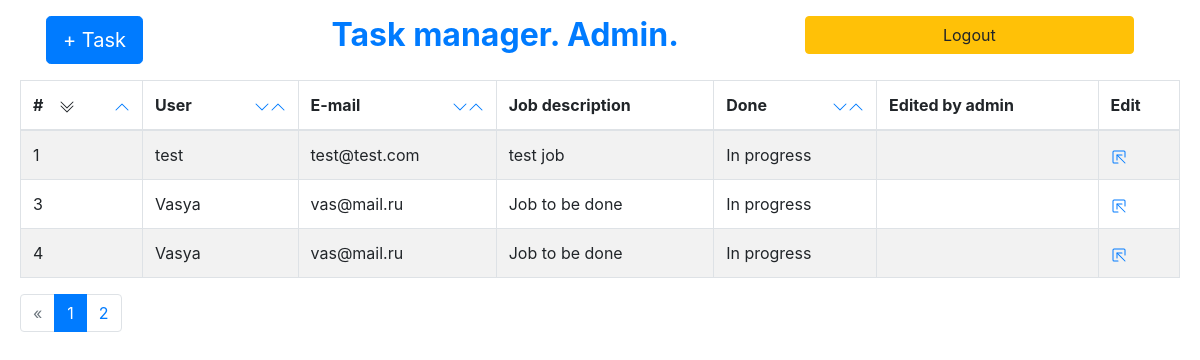
The page / (signed in) on the database its author committed.
### tables this page shows
CREATE TABLE `tasks` (
  `id` int(11) UNSIGNED NOT NULL,
  `username` varchar(128) NOT NULL,
  `email` varchar(128) NOT NULL,
  `description` text NOT NULL,
  `is_completed` tinyint(1) UNSIGNED ZEROFILL NOT NULL,
  `edited` tinyint(3) UNSIGNED NOT NULL
);

### controller/task_controller.php (called while the page is built, shortened)
<?php
class Taskcontroller extends Controller
{
    private $role;
    function __construct()
    {
        $u = (int) System::get_user()->role;
        $this->role = $u;
    }
    public function task_list($page=1,$param='id-asc')
    {
        $task = new Task();
        $maxlines = $task->maxlines();
        $max_pages = (int) ceil ($maxlines/MAX_TASKS_IN_VIEW);
        $lines = $task->list($page,$param);
        if ($this->role != User::ROLE_ADMIN) {
            return $this->render('task/list', array('lines' => $lines, 'pages' => $max_pages, 'page' => $page, 'param' => $param));
        }
        else
        {
            return $this->render('task/list_adm', array('lines' => $lines, 'pages' => $max_pages, 'page' => $page, 'param' => $param));
        }
    }
}

### helper/functions.php (called while the page is built, shortened)
<?php
function class_autoloader($classname)
{
    $class_string = mb_substr($classname,0,mb_strlen($classname,'utf-8')-10, 'utf-8');
    $name = preg_replace('/([a-z])([A-Z])/', '$1_$2', $class_string);
    $file_name = "controller/".mb_strtolower($name,'utf-8').'_controller.php';
    if ( mb_substr($classname,-10,NULL, 'utf-8') === 'controller' )
    {
        if (file_exists($file_name))
        {
            require_once $file_name;
        }
        else
        {
            e404("Мы не нашли файл {$file_name}");
        }
    }
    else {
        $maybemodel = 'model/'.mb_strtolower($classname,'utf-8'). '_model.php';
    }
}

### model/task_model.php (called while the page is built, shortened)
<?php
class Task extends Model
{
    public function list ($page,$param)
    {
        $start = ($page-1)*MAX_TASKS_IN_VIEW;
        $end = MAX_TASKS_IN_VIEW;
        $pie = explode('-',$param);
        if (($pie[0] == 'id' || $pie[0] == 'username' || $pie[0] == 'email' || $pie[0] == 'is_completed') && ($pie[1] == 'asc' || $pie[1] == 'desc') )
        {
            $query = ($pie[1] == 'asc') ? "SELECT * FROM `tasks` ORDER BY $pie[0] ASC LIMIT $start,$end" : "SELECT * FROM `tasks` ORDER BY $pie[0] DESC LIMIT $start,$end";
            $send = mysqli_query(self::get_db(), $query);
            $all = mysqli_fetch_all($send, MYSQLI_ASSOC);
        }
        else return false;
        return $all;
    }
}

### system/model.class.php (called while the page is built, shortened)
<?php
class Model
{
    public static $db = NULL;
    public static function get_db()
    {
        if (self::$db == NULL) {
            $link = mysqli_connect(MYSQL_SERVER, MYSQL_USER, MYSQL_PASS_WORD, MYSQL_DB)
            or e404('Error: ' . mysqli_error($link));
            self::$db = $link;
        }
        return self::$db;
    }
}

### template/task/list_adm.php (the view, shortened to what this page needs)
<?php
$decade = (int) floor ($page/10);
$pie = explode('-',$param);
?>
<table class="table table-striped table-bordered">
    <thead>
        <tr>
            <th>#&nbsp;&nbsp;&nbsp;
                <?php if($pie[0] == 'id' && $pie[1] == 'asc'):?>
                    <a class="float-right" href="/task/list/1/id-desc">
                        <svg class="bi bi-chevron-up" width="1em" height="1em" viewBox="0 0 16 16" fill="currentColor" xmlns="http://www.w3.org/2000/svg">
                            <path fill-rule="evenodd" d="M7.646 4.646a.5.5 0 01.708 0l6 6a.5.5 0 01-.708.708L8 5.707l-5.646 5.647a.5.5 0 01-.708-.708l6-6z" clip-rule="evenodd"/>
                        </svg>
                    </a>
                <? endif;?>
            </th>
            <th>User&nbsp;&nbsp;&nbsp;
                <?php if($pie[0] == 'username' && $pie[1] == 'asc'):?>
                    <svg class="bi bi-chevron-double-down" width="1em" height="1em" viewBox="0 0 16 16" fill="currentColor" xmlns="http://www.w3.org/2000/svg">
                        <path fill-rule="evenodd" d="M1.646 6.646a.5.5 0 01.708 0L8 12.293l5.646-5.647a.5.5 0 01.708.708l-6 6a.5.5 0 01-.708 0l-6-6a.5.5 0 010-.708z" clip-rule="evenodd"/>
                        <path fill-rule="evenodd" d="M1.646 2.646a.5.5 0 01.708 0L8 8.293l5.646-5.647a.5.5 0 01.708.708l-6 6a.5.5 0 01-.708 0l-6-6a.5.5 0 010-.708z" clip-rule="evenodd"/>
                    </svg>
                    <a class="float-right" href="/task/list/1/username-desc">
                        <svg class="bi bi-chevron-up" width="1em" height="1em" viewBox="0 0 16 16" fill="currentColor" xmlns="http://www.w3.org/2000/svg">
                            <path fill-rule="evenodd" d="M7.646 4.646a.5.5 0 01.708 0l6 6a.5.5 0 01-.708.708L8 5.707l-5.646 5.647a.5.5 0 01-.708-.708l6-6z" clip-rule="evenodd"/>
                        </svg>
                    </a>
                <?php else :?>
                    <a class="float-right" href="/task/list/1/username-desc">
                        <svg class="bi bi-chevron-up" width="1em" height="1em" viewBox="0 0 16 16" fill="currentColor" xmlns="http://www.w3.org/2000/svg">
                            <path fill-rule="evenodd" d="M7.646 4.646a.5.5 0 01.708 0l6 6a.5.5 0 01-.708.708L8 5.707l-5.646 5.647a.5.5 0 01-.708-.708l6-6z" clip-rule="evenodd"/>
                        </svg>
                    </a>
                    <a class="float-right" href="/task/list/1/username-asc">
                        <svg class="bi bi-chevron-down" width="1em" height="1em" viewBox="0 0 16 16" fill="currentColor" xmlns="http://www.w3.org/2000/svg">
                            <path fill-rule="evenodd" d="M1.646 4.646a.5.5 0 01.708 0L8 10.293l5.646-5.647a.5.5 0 01.708.708l-6 6a.5.5 0 01-.708 0l-6-6a.5.5 0 010-.708z" clip-rule="evenodd"/>
                        </svg>
                    </a>
                <?php endif;?>
            </th>
            <th>E-mail&nbsp;&nbsp;&nbsp;&nbsp;
                <?php if($pie[0] == 'email' && $pie[1] == 'asc'):?>
                    <svg class="bi bi-chevron-double-down" width="1em" height="1em" viewBox="0 0 16 16" fill="currentColor" xmlns="http://www.w3.org/2000/svg">
                        <path fill-rule="evenodd" d="M1.646 6.646a.5.5 0 01.708 0L8 12.293l5.646-5.647a.5.5 0 01.708.708l-6 6a.5.5 0 01-.708 0l-6-6a.5.5 0 010-.708z" clip-rule="evenodd"/>
                        <path fill-rule="evenodd" d="M1.646 2.646a.5.5 0 01.708 0L8 8.293l5.646-5.647a.5.5 0 01.708.708l-6 6a.5.5 0 01-.708 0l-6-6a.5.5 0 010-.708z" clip-rule="evenodd"/>
                    </svg>
                    <a class="float-right" href="/task/list/1/email-desc">
                        <svg class="bi bi-chevron-up" width="1em" height="1em" viewBox="0 0 16 16" fill="currentColor" xmlns="http://www.w3.org/2000/svg">
                            <path fill-rule="evenodd" d="M7.646 4.646a.5.5 0 01.708 0l6 6a.5.5 0 01-.708.708L8 5.707l-5.646 5.647a.5.5 0 01-.708-.708l6-6z" clip-rule="evenodd"/>
                        </svg>
                    </a>
                <?php else :?>
                    <a class="float-right" href="/task/list/1/email-desc">
                        <svg class="bi bi-chevron-up" width="1em" height="1em" viewBox="0 0 16 16" fill="currentColor" xmlns="http://www.w3.org/2000/svg">
                            <path fill-rule="evenodd" d="M7.646 4.646a.5.5 0 01.708 0l6 6a.5.5 0 01-.708.708L8 5.707l-5.646 5.647a.5.5 0 01-.708-.708l6-6z" clip-rule="evenodd"/>
                        </svg>
                    </a>
                    <a class="float-right" href="/task/list/1/email-asc">
                        <svg class="bi bi-chevron-down" width="1em" height="1em" viewBox="0 0 16 16" fill="currentColor" xmlns="http://www.w3.org/2000/svg">
                            <path fill-rule="evenodd" d="M1.646 4.646a.5.5 0 01.708 0L8 10.293l5.646-5.647a.5.5 0 01.708.708l-6 6a.5.5 0 01-.708 0l-6-6a.5.5 0 010-.708z" clip-rule="evenodd"/>
                        </svg>
                    </a>
                <?php endif;?>
            </th>
            <th>Job description</th>
            <th>Done&nbsp;&nbsp;
                <?php if($pie[0] == 'email' && $pie[1] == 'asc'):?>
                    <svg class="bi bi-chevron-double-down" width="1em" height="1em" viewBox="0 0 16 16" fill="currentColor" xmlns="http://www.w3.org/2000/svg">
                        <path fill-rule="evenodd" d="M1.646 6.646a.5.5 0 01.708 0L8 12.293l5.646-5.647a.5.5 0 01.708.708l-6 6a.5.5 0 01-.708 0l-6-6a.5.5 0 010-.708z" clip-rule="evenodd"/>
                        <path fill-rule="evenodd" d="M1.646 2.646a.5.5 0 01.708 0L8 8.293l5.646-5.647a.5.5 0 01.708.708l-6 6a.5.5 0 01-.708 0l-6-6a.5.5 0 010-.708z" clip-rule="evenodd"/>
                    </svg>
                    <a class="float-right" href="/task/list/1/email-desc">
                        <svg class="bi bi-chevron-up" width="1em" height="1em" viewBox="0 0 16 16" fill="currentColor" xmlns="http://www.w3.org/2000/svg">
                            <path fill-rule="evenodd" d="M7.646 4.646a.5.5 0 01.708 0l6 6a.5.5 0 01-.708.708L8 5.707l-5.646 5.647a.5.5 0 01-.708-.708l6-6z" clip-rule="evenodd"/>
                        </svg>
                    </a>
                <?php else :?>
                    <a class="float-right" href="/task/list/1/email-desc">
                        <svg class="bi bi-chevron-up" width="1em" height="1em" viewBox="0 0 16 16" fill="currentColor" xmlns="http://www.w3.org/2000/svg">
                            <path fill-rule="evenodd" d="M7.646 4.646a.5.5 0 01.708 0l6 6a.5.5 0 01-.708.708L8 5.707l-5.646 5.647a.5.5 0 01-.708-.708l6-6z" clip-rule="evenodd"/>
                        </svg>
                    </a>
                    <a class="float-right" href="/task/list/1/email-asc">
                        <svg class="bi bi-chevron-down" width="1em" height="1em" viewBox="0 0 16 16" fill="currentColor" xmlns="http://www.w3.org/2000/svg">
                            <path fill-rule="evenodd" d="M1.646 4.646a.5.5 0 01.708 0L8 10.293l5.646-5.647a.5.5 0 01.708.708l-6 6a.5.5 0 01-.708 0l-6-6a.5.5 0 010-.708z" clip-rule="evenodd"/>
                        </svg>
                    </a>
                <?php endif;?>
            </th>
            <th>Edited by admin</th>
            <th>Edit</th>
        </tr>
    </thead>
    <tbody>
        <?php for ($i=0; $i<MAX_TASKS_IN_VIEW;$i++) :?>
            <?php if (isset($lines[$i])): ?>
                <tr>
                <?php foreach ($lines[$i] as $key=>$val)
                {
                    $id = $lines[$i]['id'];
                    if ($key == 'is_completed' && $val == 0)
                        {
                            echo "<td>In progress</td>";
                            continue;
                        }
                        elseif ($key == 'is_completed' && $val == 1)
                        {
                            echo "<td><b style='color: green'>Completed</b></td>";
                            continue;
                        }
                        elseif ($key == 'edited' && $val == 0)
                        {
                            echo "<td>&nbsp;</td>";
                            continue;
                        }
                        else
                        {
                            echo "<td>$val</td>";
                        }
                }?>
                    <td>
                        <a href="/task/edit/<?=$id?>">
                        </a>
                    </td>
            </tr>
            <?php endif;?>
        <? endfor;?>
  </tbody>
</table>
<nav aria-label="Page navigation example">
    <ul class="pagination">
        <? if ($page>10) : ?>
            <li class="page-item">
                <a class="page-link" href="/task/view/<?=($page-10)?>" aria-label="Previous">
                    <span aria-hidden="true">&laquo;</span>
                </a>
            </li>
        <? else :?>
        <li class="page-item disabled">
            <a class="page-link" href="#" aria-label="Previous">
                <span aria-hidden="true">&laquo;</span>
            </a>
        </li>
        <? endif;?>
       <?php for ($i=(1+$decade*10);$i<(11+$decade*10);$i++):?>
            <?php if ($i<=$pages) :?>
                <?php if ($i!=$page) :?>
                    <li class="page-item"><a class="page-link" href="/task/list/<?=$i?>/<?=$param?>"><?=$i?></a></li>
                <?else:?>
                    <li class="page-item active" aria-current="page">
                        <a class="page-link" href="/task/list/<?=$i?>/<?=$param?>"><?=$i?> <span class="sr-only">(current)</span></a>
                    </li>
                <?php endif;?>
            <?php endif;?>
        <?endfor;?>
    </ul>
</nav>

### rows shown on the page
tasks: id "1", username "test", email "test@test.com", description "test job", is_completed "In progress", edited 0 (drawn)
tasks: id "3", username "Vasya", email "vas@mail.ru", description "Job to be done", is_completed "In progress", edited 0 (drawn)
tasks: id "4", username "Vasya", email "vas@mail.ru", description "Job to be done", is_completed "In progress", edited 0 (drawn)
